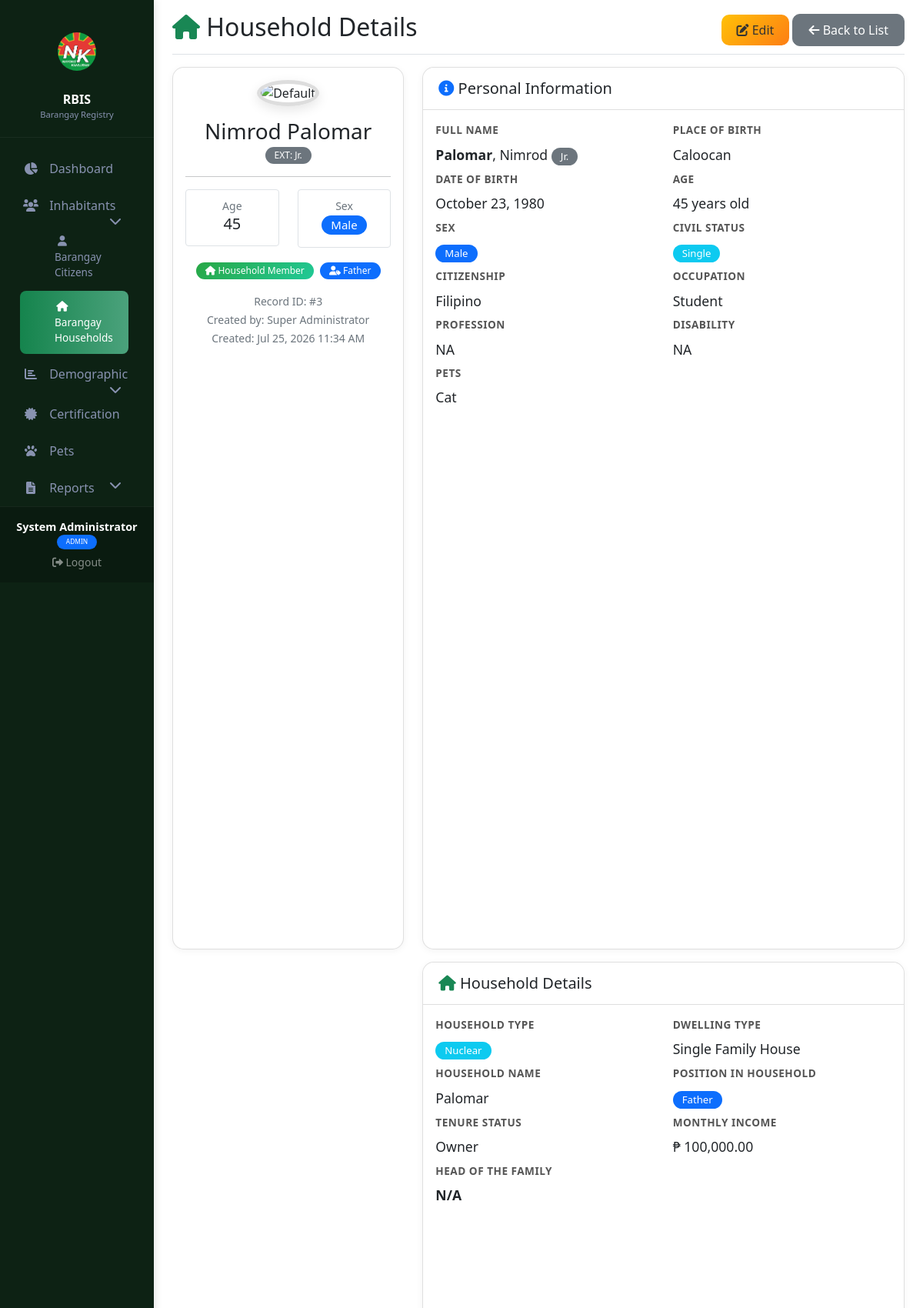
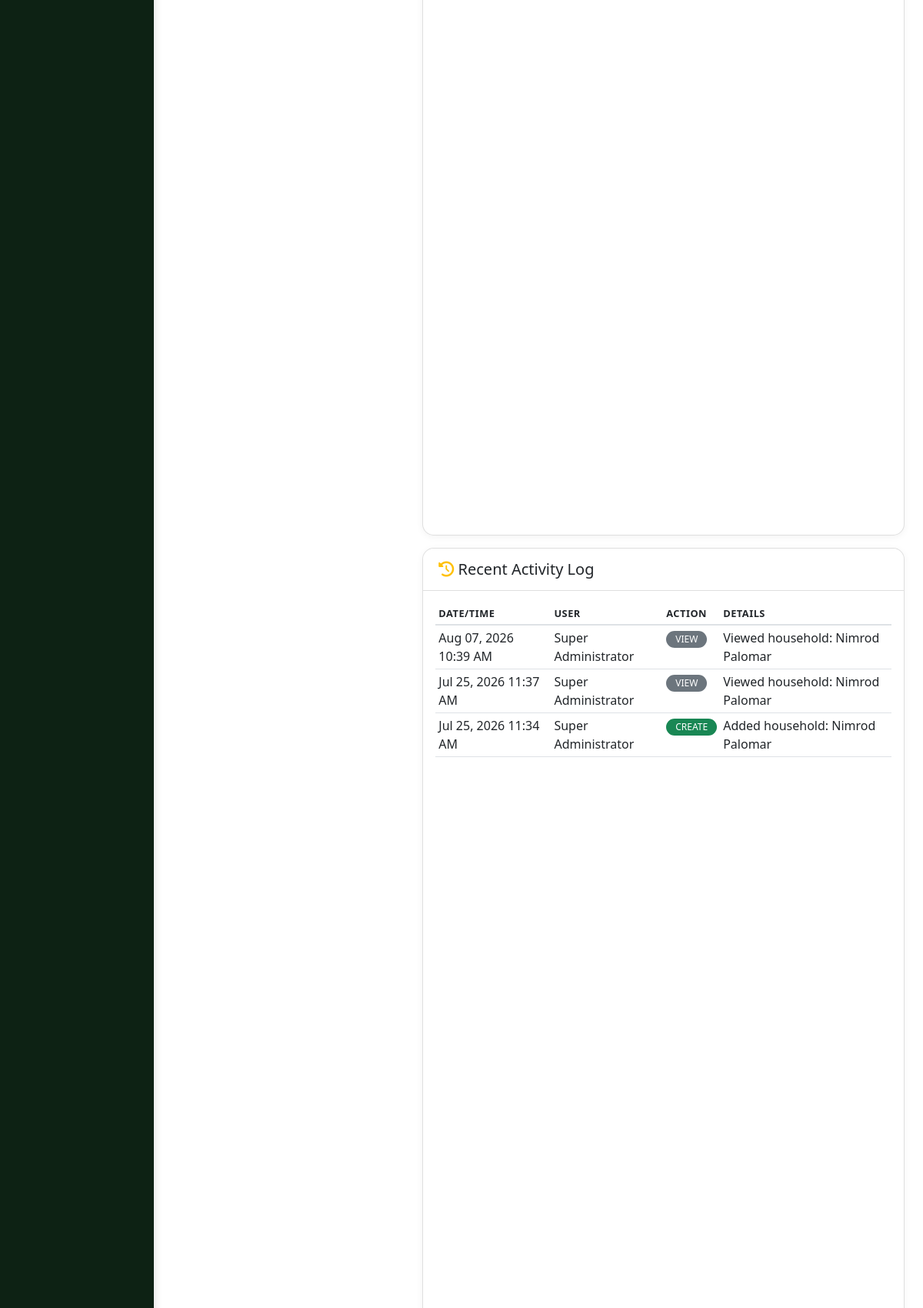
/inhabitants/households/view.php?id=3 (signed in, upper part), run on the app's committed database (2 pictures, top to bottom).
### tables this page shows
CREATE TABLE `household_records` (
  `id` int(11) NOT NULL,
  `last_name` varchar(50) NOT NULL,
  `first_name` varchar(50) NOT NULL,
  `middle_name` varchar(50) DEFAULT NULL,
  `ext_name` varchar(10) DEFAULT NULL,
  `place_of_birth` varchar(100) DEFAULT NULL,
  `date_of_birth` date DEFAULT NULL,
  `age` int(11) DEFAULT NULL,
  `sex` enum('Male','Female','Other') NOT NULL,
  `civil_status` enum('Single','Married','Widowed','Divorced','Separated') NOT NULL,
  `citizenship` varchar(50) DEFAULT NULL,
  `occupation` varchar(100) DEFAULT NULL,
  `profession` varchar(100) DEFAULT NULL,
  `disability` text DEFAULT NULL,
  `pets` text DEFAULT NULL,
  `profile_picture` varchar(255) DEFAULT NULL,
  `created_by` int(11) DEFAULT NULL,
  `created_at` timestamp NOT NULL DEFAULT current_timestamp(),
  `updated_at` timestamp NOT NULL DEFAULT current_timestamp() ON UPDATE current_timestamp(),
  `household_type` varchar(50) DEFAULT 'Nuclear',
  `dwelling_type` varchar(50) DEFAULT NULL,
  `household_name` varchar(100) DEFAULT NULL,
  `position_in_household` varchar(50) DEFAULT NULL,
  `tenure_status` varchar(50) DEFAULT 'Owner',
  `monthly_income` decimal(10,2) DEFAULT 0.00,
  `head_of_family_id` int(11) DEFAULT NULL
);

CREATE TABLE `users` (
  `id` int(11) NOT NULL,
  `username` varchar(50) NOT NULL,
  `password` varchar(255) NOT NULL,
  `full_name` varchar(100) NOT NULL,
  `email` varchar(100) NOT NULL,
  `role_id` int(11) DEFAULT NULL,
  `last_login` timestamp NULL DEFAULT NULL,
  `is_active` tinyint(1) DEFAULT 1,
  `created_at` timestamp NOT NULL DEFAULT current_timestamp()
);

CREATE TABLE `audit_trails` (
  `id` int(11) NOT NULL,
  `user_id` int(11) DEFAULT NULL,
  `action` varchar(50) NOT NULL,
  `table_name` varchar(50) NOT NULL,
  `record_id` int(11) DEFAULT NULL,
  `details` text DEFAULT NULL,
  `ip_address` varchar(45) DEFAULT NULL,
  `created_at` timestamp NOT NULL DEFAULT current_timestamp()
);

### inhabitants/households/view.php (the view, shortened to what the rows shown need)
<?php
require_once '../../config.php';
$id = isset($_GET['id']) ? (int)$_GET['id'] : 0;
$pdo = getDB();
$stmt = $pdo->prepare("SELECT * FROM household_records WHERE id = ?");
$stmt->execute([$id]);
$record = $stmt->fetch();
$creator = getUserName($record['created_by']);
$stmt = $pdo->prepare("
    SELECT a.*, u.full_name
    FROM audit_trails a
    LEFT JOIN users u ON a.user_id = u.id
    WHERE a.table_name = 'household_records' AND a.record_id = ?
    ORDER BY a.created_at DESC
    LIMIT 10
");
$stmt->execute([$id]);
$audit_trails = $stmt->fetchAll();
?>
<!DOCTYPE html>
<html lang="en">
<head>
    <link href="https://cdn.jsdelivr.net/npm/bootstrap@5.1.3/dist/css/bootstrap.min.css" rel="stylesheet">
    <link rel="stylesheet" href="https://cdnjs.cloudflare.com/ajax/libs/font-awesome/6.0.0/css/all.min.css">
    <link rel="stylesheet" href="../../assets/css/custom.css">
</head>
<body>
    <div class="container-fluid">
        <div class="row">
            <main class="col-md-10 ms-sm-auto px-md-4 main-content">
                <div class="d-flex justify-content-between flex-wrap flex-md-nowrap align-items-center pt-3 pb-2 mb-3 border-bottom">
                    <h1 class="h2">
                        <i class="fas fa-home text-success"></i> Household Details
                    </h1>
                </div>
                <div class="row">
                    <div class="col-md-4">
                        <div class="card detail-card">
                            <div class="card-body text-center">
                                <?php if ($record['profile_picture']): ?>
                                    <img src="../../uploads/<?= $record['profile_picture'] ?>" class="profile-large mb-3" alt="Profile">
                                <?php else: ?>
                                    <img src="../../assets/images/default-avatar.png" class="profile-large mb-3" alt="Default">
                                <?php endif; ?>
                                <h3 class="mb-0">
                                    <?= htmlspecialchars($record['first_name']) ?>
                                    <?= htmlspecialchars($record['last_name']) ?>
                                </h3>
                                <?php if ($record['ext_name']): ?>
                                    <span class="badge bg-secondary">EXT: <?= htmlspecialchars($record['ext_name']) ?></span>
                                <?php endif; ?>
                                <hr>
                                <div class="row mt-3">
                                    <div class="col-6">
                                        <div class="border rounded p-2">
                                            <small class="text-muted">Age</small>
                                            <h5><?= $record['age'] ?? 'N/A' ?></h5>
                                        </div>
                                    </div>
                                    <div class="col-6">
                                        <div class="border rounded p-2">
                                            <h5>
                                                <span class="badge bg-<?=
                                                    $record['sex'] == 'Male' ? 'primary' :
                                                    ($record['sex'] == 'Female' ? 'danger' : 'secondary')
                                                ?>">
                                                    <?= $record['sex'] ?>
                                                </span>
                                            </h5>
                                        </div>
                                    </div>
                                </div>
                                <div class="mt-3">
                                    <span class="badge badge-household">
                                        <i class="fas fa-home"></i> Household Member
                                    </span>
                                    <?php if ($record['position_in_household']): ?>
                                        <span class="badge bg-primary ms-1">
                                            <i class="fas fa-user-tag"></i> <?= htmlspecialchars($record['position_in_household']) ?>
                                        </span>
                                    <?php endif; ?>
                                </div>
                                <div class="mt-3">
                                    <small class="text-muted">Record ID: #<?= $record['id'] ?></small><br>
                                    <small class="text-muted">Created by: <?= $creator ?></small><br>
                                    <small class="text-muted">Created: <?= date('M d, Y h:i A', strtotime($record['created_at'])) ?></small>
                                </div>
                            </div>
                        </div>
                    </div>
                    <div class="col-md-8">
                        <div class="card detail-card">
                            <div class="card-body">
                                <div class="row">
                                    <div class="col-md-6">
                                        <div class="info-label">Full Name</div>
                                        <div class="info-value">
                                            <strong><?= htmlspecialchars($record['last_name']) ?></strong>,
                                            <?= htmlspecialchars($record['first_name']) ?>
                                            <?php if ($record['ext_name']): ?>
                                                <span class="badge bg-secondary"><?= htmlspecialchars($record['ext_name']) ?></span>
                                            <?php endif; ?>
                                        </div>
                                    </div>
                                    <div class="col-md-6">
                                        <div class="info-label">Place of Birth</div>
                                        <div class="info-value"><?= htmlspecialchars($record['place_of_birth']) ?: 'N/A' ?></div>
                                    </div>
                                    <div class="col-md-6">
                                        <div class="info-label">Date of Birth</div>
                                        <div class="info-value"><?= $record['date_of_birth'] ? date('F d, Y', strtotime($record['date_of_birth'])) : 'N/A' ?></div>
                                    </div>
                                    <div class="col-md-6">
                                        <div class="info-label">Age</div>
                                        <div class="info-value"><?= $record['age'] ?? 'N/A' ?> years old</div>
                                    </div>
                                    <div class="col-md-6">
                                        <div class="info-value">
                                            <span class="badge bg-<?=
                                                $record['sex'] == 'Male' ? 'primary' :
                                                ($record['sex'] == 'Female' ? 'danger' : 'secondary')
                                            ?>">
                                                <?= $record['sex'] ?>
                                            </span>
                                        </div>
                                    </div>
                                    <div class="col-md-6">
                                        <div class="info-value">
                                            <span class="badge bg-info"><?= $record['civil_status'] ?></span>
                                        </div>
                                    </div>
                                    <div class="col-md-6">
                                        <div class="info-label">Citizenship</div>
                                        <div class="info-value"><?= htmlspecialchars($record['citizenship']) ?: 'N/A' ?></div>
                                    </div>
                                    <div class="col-md-6">
                                        <div class="info-label">Occupation</div>
                                        <div class="info-value"><?= htmlspecialchars($record['occupation']) ?: 'N/A' ?></div>
                                    </div>
                                    <div class="col-md-6">
                                        <div class="info-label">Profession</div>
                                        <div class="info-value"><?= htmlspecialchars($record['profession']) ?: 'N/A' ?></div>
                                    </div>
                                    <div class="col-md-6">
                                        <div class="info-label">Disability</div>
                                        <div class="info-value"><?= htmlspecialchars($record['disability']) ?: 'None' ?></div>
                                    </div>
                                    <div class="col-md-6">
                                        <div class="info-label">Pets</div>
                                        <div class="info-value"><?= htmlspecialchars($record['pets']) ?: 'None' ?></div>
                                    </div>
                                </div>
                            </div>
                        </div>
                        <div class="card detail-card mt-3">
                            <div class="card-body">
                                <div class="row">
                                    <div class="col-md-6">
                                        <div class="info-value">
                                            <span class="badge bg-info"><?= htmlspecialchars($record['household_type']) ?: 'N/A' ?></span>
                                        </div>
                                    </div>
                                    <div class="col-md-6">
                                        <div class="info-label">Dwelling Type</div>
                                        <div class="info-value"><?= htmlspecialchars($record['dwelling_type']) ?: 'N/A' ?></div>
                                    </div>
                                    <div class="col-md-6">
                                        <div class="info-label">Household Name</div>
                                        <div class="info-value"><?= htmlspecialchars($record['household_name']) ?: 'N/A' ?></div>
                                    </div>
                                    <div class="col-md-6">
                                        <div class="info-value">
                                            <span class="badge bg-primary"><?= htmlspecialchars($record['position_in_household']) ?: 'N/A' ?></span>
                                        </div>
                                    </div>
                                    <div class="col-md-6">
                                        <div class="info-label">Tenure Status</div>
                                        <div class="info-value"><?= htmlspecialchars($record['tenure_status']) ?: 'N/A' ?></div>
                                    </div>
                                    <div class="col-md-6">
                                        <div class="info-label">Monthly Income</div>
                                        <div class="info-value">₱ <?= number_format($record['monthly_income'] ?? 0, 2) ?></div>
                                    </div>
                                </div>
                            </div>
                        </div>
                        <div class="card detail-card mt-3">
                            <div class="card-body">
                                <?php if (count($audit_trails) > 0): ?>
                                    <div class="table-responsive">
                                        <table class="table table-sm">
                                            <thead>
                                                <tr>
                                                    <th>Date/Time</th>
                                                    <th>User</th>
                                                    <th>Action</th>
                                                    <th>Details</th>
                                                </tr>
                                            </thead>
                                            <tbody>
                                                <?php foreach ($audit_trails as $trail): ?>
                                                    <tr>
                                                        <td><?= date('M d, Y h:i A', strtotime($trail['created_at'])) ?></td>
                                                        <td><?= $trail['full_name'] ?? 'System' ?></td>
                                                        <td>
                                                            <span class="badge bg-<?=
                                                                $trail['action'] == 'CREATE' ? 'success' :
                                                                ($trail['action'] == 'UPDATE' ? 'warning' :
                                                                ($trail['action'] == 'DELETE' ? 'danger' : 'secondary'))
                                                            ?>">
                                                                <?= $trail['action'] ?>
                                                            </span>
                                                        </td>
                                                        <td><?= $trail['details'] ?? '' ?></td>
                                                    </tr>
                                                <?php endforeach; ?>
                                            </tbody>
                                        </table>
                                    </div>
                                <?php else: ?>
                                    <p class="text-muted text-center mb-0">No activity logs found for this record</p>
                                <?php endif; ?>
                            </div>
                        </div>
                    </div>
                </div>
            </main>
        </div>
    </div>
</body>
</html>

### data on the page
household_records: first_name "Nimrod", last_name "Palomar", ext_name "Jr.", age "45", sex "Male", position_in_household "Father", id "3", created_by.full_name "Super Administrator", created_at "Jul 25, 2026 11:34 AM", place_of_birth "Caloocan", date_of_birth "October 23, 1980", civil_status "Single", citizenship "Filipino", occupation "Student", profession "NA", disability "NA", pets "Cat", household_type "Nuclear", dwelling_type "Single Family House", household_name "Palomar", tenure_status "Owner", monthly_income "100,000.00"
audit_trails: created_at "Aug 07, 2026 10:39 AM", user.full_name "Super Administrator", action "VIEW", details "Viewed household: Nimrod Palomar"
audit_trails: created_at "Jul 25, 2026 11:37 AM", user.full_name "Super Administrator", action "VIEW", details "Viewed household: Nimrod Palomar"
audit_trails: created_at "Jul 25, 2026 11:34 AM", user.full_name "Super Administrator", action "CREATE", details "Added household: Nimrod Palomar"

### other printed values
$_SESSION['full_name'] "System Administrator"
$user_role "ADMIN"
$head_name "N/A"
